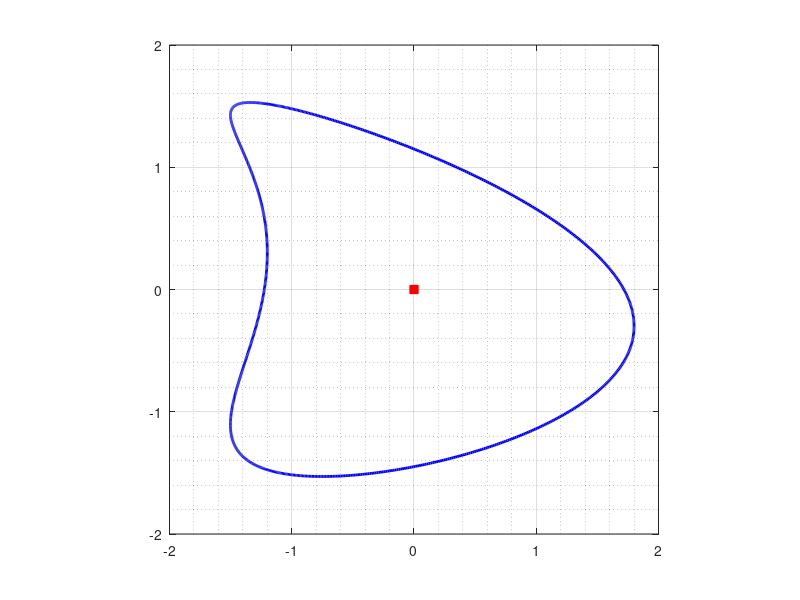

Here is the MATLAB script that generated this plot: (Note: this script raises an error after producing the figure.)
clear;clc
%eigenvalues of KD using E
% Num ex Fig 4, table 1 of The exterior Steklov problem of Euclidean
% domains both bounded and unbounded domains
%%
n =2^10;
h=2*pi/n;
t = 0:h:2*pi-h; t=t(:);
%%
etb    = 1.5*cos(t)+0.7*cos(2*t)-0.4+i*( 1.5*sin(t)-0.3*cos(t));
etpb   =-1.5*sin(t)-1.4*sin(2*t)    +i*( 1.5*cos(t)+0.3*sin(t));
etppb  =-1.5*cos(t)-2.8*cos(2*t)    +i*(-1.5*sin(t)+0.3*cos(t));
etu    = 1.5*cos(t)+0.7*cos(2*t)-0.4+i*( -1.5*sin(t)-0.3*cos(t));
etpu   =-1.5*sin(t)-1.4*sin(2*t)    +i*( -1.5*cos(t)+0.3*sin(t));
etppu  =-1.5*cos(t)-2.8*cos(2*t)    +i*(1.5*sin(t)+0.3*cos(t));
Area   = h*sum(real(etb).*imag(etpb));
alpha  = 0;
%%
fig1=figure;
hold on; box on;
crv = etb; crv(end+1)=crv(1);
plot(real(crv),imag(crv),'b','LineWidth',2);
plot(real(alpha),imag(alpha),'sr','MarkerFaceColor','r');
set(fig1,'PaperSize',[5  5]);
grid on; axis square
ax=gca; 
set(ax,'xminorgrid','on','yminorgrid','on')
ax.GridAlpha=0.25; ax.MinorGridAlpha=0.25;
set(gca,'FontSize',20)
set(ax,'LooseInset',get(ax,'TightInset'))
print -depsc fig_ex5_e
%%
A        =  etb-alpha;
Ap       =  etpb;
% 
for k=1:n
    for j=1:n
        if (k==j)
            Nb(k,j)  =  h*(1/pi)*imag(0.5*(etppb(k)/etpb(k))-Ap(k)/A(k));
            tMb(k,j) =  h*(1/pi)*real(0.5*(etppb(k)/etpb(k))-Ap(k)/A(k));
        else
            Nb(k,j)  =  h*(1/pi)*imag((A(k)*etpb(j))/(A(j)*(etb(j)-etb(k))));
            tMb(k,j) =  h*((1/(2*pi))*cot((t(k)-t(j))/2)...
                        +(1/pi)*real((A(k)*etpb(j))/(A(j)*(etb(j)-etb(k)))));
        end
    end
end
%
for k=1:n
    for j=1:n
        if (k==j)
            Nu(k,j)  =  h*(1/pi)*imag(0.5*(etppu(k)/etpu(k)));
            tMu(k,j) =  h*(1/pi)*real(0.5*(etppu(k)/etpu(k)));
        else
            Nu(k,j)  =  h*(1/pi)*imag((etpu(j))/((etu(j)-etu(k))));
            tMu(k,j) =  h*((1/(2*pi))*cot((t(k)-t(j))/2)...
                        +(1/pi)*real((etpu(j))/((etu(j)-etu(k)))));
        end
    end
end
%
%
for k=1:n
    for j=1:n
        if (((j-k)/2)-floor((j-k)/2) == 0)
            K(k,j) = 0;
        else
            K(k,j) = (2/n)*cot(pi*(k-j)/n);
        end
    end
end
%
Mb        =  -K+tMb;
Eb        =  -inv(eye(n)-Nb)*Mb;
%
Mu        =  -K+tMu;
Eu        =  -inv(eye(n)-Nu)*Mu;
%%
MD = matD(n);
Pb  = diag(1./abs(etpb));
Pu  = diag(1./abs(etpu));
% 
KDb = Pb*MD*Eb;
KDIb = KDb+eye(n);
[Vb,Db] = eigs(KDIb,102,'smallestabs');
% 
KDu = Pu*MD*Eu;
KDIu = KDu+eye(n);
[Vu,Du] = eigs(KDIu,102,'smallestabs');
%%
format long g
Dvb    = real(diag(Db)-1);
Dvu    = real(diag(Du)-1);
[Dvb(3:12) Dvu(3:12)]
%%
L   =  h*sum(abs(etpb));
%%
v= 1:100; v= v';
xeb = Dvb(3:102);
xeu = Dvu(3:102);
%
% for k=1:50
%    lam(2*k-1) = (2*pi*k)/L;
%    lam(2*k)   = (2*pi*k)/L;
% end
% lam=lam';
%
figure;
hold on; box on;
plot(v,xeb,'b','LineWidth',2);
plot(v,xeu,'r','LineWidth',2);
plot(v,(pi*v)/L,':k','LineWidth',2);
% plot(v,lam,':k','LineWidth',2);
% set(fig1,'PaperSize',[5  5]);
grid on; axis square
ax=gca; 
legend({'$\lambda_k$ for $G_1$','$\lambda_k$ for $G_2$','$\frac{\pi k}{|\Gamma|}$'},...
    'Location','northwest','Interpreter','latex')
set(ax,'xminorgrid','on','yminorgrid','on')
ax.GridAlpha=0.25; ax.MinorGridAlpha=0.25;
set(gca,'FontSize',14)
set(ax,'LooseInset',get(ax,'TightInset'))
xlabel('$k$','Interpreter','latex')
ylabel('$\lambda_k$','Interpreter','latex')
%%
figure;
hold on; box on;
plot(v(1:10),xeb(1:10),'^b','LineWidth',2,'MarkerFaceColor','b');
plot(v(1:10),xeu(1:10),'vr','LineWidth',2,'MarkerFaceColor','r');
plot(v(1:10),(pi*v(1:10))/L,':k','LineWidth',2);
% plot(v,lam,':k','LineWidth',2);
set(fig1,'PaperSize',[5  5]);
grid on; axis square
ax=gca; 
legend({'$G_1$ ','$G_2$ ','$\frac{\pi k}{|\Gamma|}$'},...
    'Location','northwest','Interpreter','latex')
set(ax,'xminorgrid','on','yminorgrid','on')
ax.GridAlpha=0.25; ax.MinorGridAlpha=0.25;
set(gca,'FontSize',20)
set(ax,'LooseInset',get(ax,'TightInset'))
xlabel('$k$','Interpreter','latex')
ylabel('$\lambda_k$','Interpreter','latex')
print -depsc fig_ex5_10eig_1
%%
figure;
hold on; box on;
plot(v(30:40),xeb(30:40),'^b','LineWidth',2,'MarkerFaceColor','b');
plot(v(30:40),xeu(30:40),'vr','LineWidth',2,'MarkerFaceColor','r');
plot(v(30:40),(pi*v(30:40))/L,':k','LineWidth',2);
% plot(v,lam,':k','LineWidth',2);
% set(fig1,'PaperSize',[5  5]);
grid on; axis square
ax=gca; 
legend({'$G_1$ ','$G_2$ ','$\frac{\pi k}{|\Gamma|}$'},...
    'Location','northwest','Interpreter','latex')
set(ax,'xminorgrid','on','yminorgrid','on')
ax.GridAlpha=0.25; ax.MinorGridAlpha=0.25;
xticks([30:2:40])
set(gca,'FontSize',20)
set(ax,'LooseInset',get(ax,'TightInset'))
xlabel('$k$','Interpreter','latex')
ylabel('$\lambda_k$','Interpreter','latex')
print -depsc fig_ex5_10eig_2
%%
figure;
hold on; box on;
plot(v(90:100),xeb(90:100),'^b','LineWidth',2,'MarkerFaceColor','b');
plot(v(90:100),xeu(90:100),'vr','LineWidth',2,'MarkerFaceColor','r');
plot(v(90:100),(pi*v(90:100))/L,':k','LineWidth',2);
% plot(v,lam,':k','LineWidth',2);
% set(fig1,'PaperSize',[5  5]);
grid on; axis square
ax=gca; 
legend({'$G_1$ ','$G_2$ ','$\frac{\pi k}{|\Gamma|}$'},...
    'Location','northwest','Interpreter','latex')
set(ax,'xminorgrid','on','yminorgrid','on')
ax.GridAlpha=0.25; ax.MinorGridAlpha=0.25;
set(gca,'FontSize',20)
set(ax,'LooseInset',get(ax,'TightInset'))
xlabel('$k$','Interpreter','latex')
ylabel('$\lambda_k$','Interpreter','latex')
print -depsc fig_ex5_10eig_3
%%
